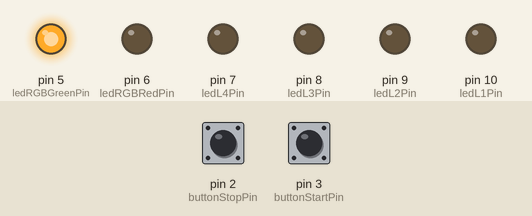
A program run on a simulated Arduino Uno, built with avr-gcc and run on an emulated ATmega328P. On the bench: output pins drawn as LEDs (lit = HIGH). Dashed ring = blinking. The inputs (shaded band) are chosen by the test bench; at power-on: pin 3 (buttonStartPin) HIGH, pin 2 (buttonStopPin) HIGH.

Above: at 1.2 s.
1.3 s: pin 3 (buttonStartPin) pulled LOW for 0.15 s
At 1.6 s:
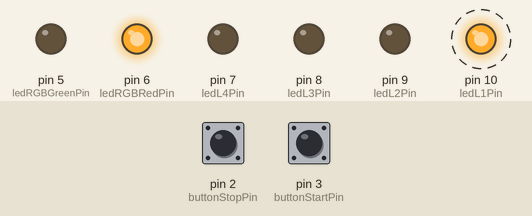
4.3 s: pin 2 (buttonStopPin) pulled LOW for 0.15 s
At 4.7 s:
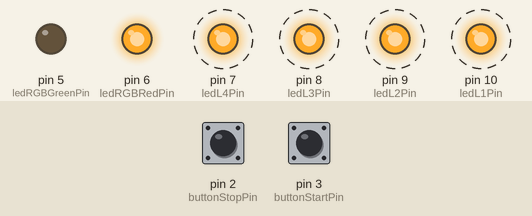
7.4 s: pin 3 (buttonStartPin) pulled LOW for 1 s
At 10.8 s:
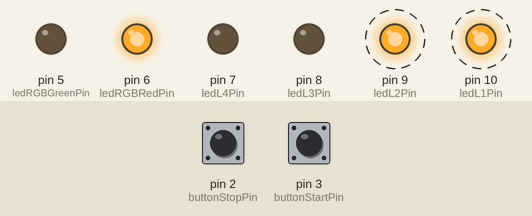
11.4 s: pin 2 (buttonStopPin) pulled LOW for 1 s
At 11.7 s:
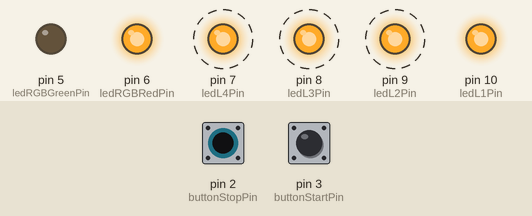
15.4 s: pin 3 (buttonStartPin) pulled LOW for 0.15 s
At 16.3 s:
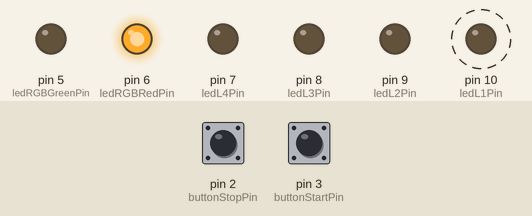
18.5 s: pin 2 (buttonStopPin) pulled LOW for 3.2 s
At 20.8 s:
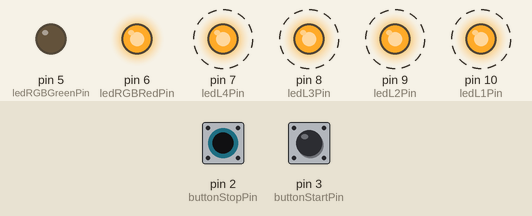
Timing chart, 0 to 23.9 s (numbered marks = the images above; inputs shaded):
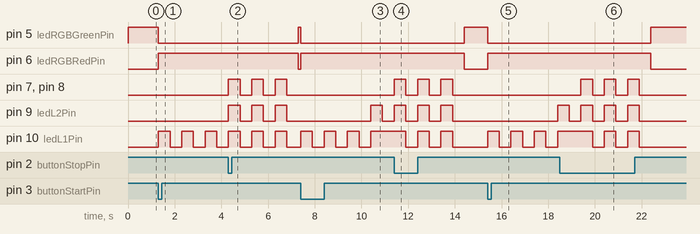

Measured:
- after the input at 1.3 s, pin 5 (ledRGBGreenPin): HIGH → LOW at once; pin 6 (ledRGBRedPin): LOW → HIGH at once; pin 10 (ledL1Pin): alternates HIGH for 0.50 s and LOW for 0.50 s, starting at once
- after the input at 4.3 s, pin 5 (ledRGBGreenPin): LOW → HIGH after 3.0 s; pin 6 (ledRGBRedPin): HIGH → LOW after 3.0 s; pin 7 (ledL4Pin): alternates HIGH for 0.50 s and LOW for 0.50 s, starting at once
- after the input at 7.4 s, pin 5 (ledRGBGreenPin): HIGH → LOW at once; pin 6 (ledRGBRedPin): LOW → HIGH at once; pin 9 (ledL2Pin): LOW → HIGH after 3.0 s, → LOW 0.50 s later; pin 10 (ledL1Pin): alternates HIGH for 0.50 s and LOW for 0.50 s, starting at once
- after the input at 11.4 s, pin 5 (ledRGBGreenPin): LOW → HIGH after 3.0 s; pin 6 (ledRGBRedPin): HIGH → LOW after 3.0 s
- after the input at 15.4 s, pin 5 (ledRGBGreenPin): HIGH → LOW at once; pin 6 (ledRGBRedPin): LOW → HIGH at once; pin 9 (ledL2Pin): LOW → HIGH after 3.0 s; pin 10 (ledL1Pin): alternates HIGH for 0.50 s and LOW for 0.50 s, starting at once
- after the input at 18.5 s, pin 5 (ledRGBGreenPin): LOW → HIGH after 3.9 s; pin 6 (ledRGBRedPin): HIGH → LOW after 3.9 s
- by itself, pin 8 (ledL3Pin): alternates HIGH for 0.50 s and LOW for 0.50 s, 6 changes in all, then stays LOW
- by itself, pin 9 (ledL2Pin): alternates HIGH for 0.50 s and LOW for 0.50 s

The program:

main.cpp
```cpp
#include <Arduino.h>

const int buttonStartPin = 3;
const int buttonStopPin = 2;

const int ledRGBGreenPin = 5;
const int ledRGBRedPin = 6;
const int ledL4Pin = 7;
const int ledL3Pin = 8;
const int ledL2Pin = 9;
const int ledL1Pin = 10;

enum State {FREE, LOADING};
State stationState = FREE;

unsigned long previousMillis = 1000;
const long interval = 3000;
int loadingStep = 0;

int buttonStartState = HIGH;
int buttonStopState = HIGH;

void allLedsOn();
void allLedsOff();
void startCharging();
void updateLoading();
void finishCharging();
void resetCharging();

void setup() {
  pinMode(buttonStartPin, INPUT_PULLUP);
  pinMode(buttonStopPin, INPUT_PULLUP);
  pinMode(ledRGBGreenPin, OUTPUT);
  pinMode(ledRGBRedPin, OUTPUT);
  pinMode(ledL4Pin, OUTPUT);
  pinMode(ledL3Pin, OUTPUT);
  pinMode(ledL2Pin, OUTPUT);
  pinMode(ledL1Pin, OUTPUT);

  digitalWrite(ledRGBGreenPin, HIGH);
  digitalWrite(ledRGBRedPin, LOW);
  allLedsOff();
}

void loop() {
  int readingStart = digitalRead(buttonStartPin);
  if (readingStart == LOW && stationState == FREE) {
    startCharging();
  }

  if (stationState != FREE) {
    int readingStop = digitalRead(buttonStopPin);
    if (readingStop == LOW) {
      resetCharging();
    }
  }

  if (stationState == LOADING) {
    unsigned long currentMillis = millis();
    if (currentMillis - previousMillis >= interval) {
      previousMillis = currentMillis;
      updateLoading();
    }
  }
}

void startCharging() {
  stationState = LOADING;
  loadingStep = 0;
  digitalWrite(ledRGBGreenPin, LOW);
  digitalWrite(ledRGBRedPin, HIGH);
  updateLoading();
}

void updateLoading() {
  if (loadingStep < 4) {
    for (int i = 0; i < 3; i++) {
      int readingStop = digitalRead(buttonStopPin);
      if (readingStop == LOW) {
        resetCharging();
        return;
      }
      digitalWrite(ledL1Pin - loadingStep, HIGH);
      delay(500);
      digitalWrite(ledL1Pin - loadingStep, LOW);
      delay(500);
    }
    digitalWrite(ledL1Pin - loadingStep, HIGH);
    loadingStep++;
  }
  if (loadingStep >= 4) {
    finishCharging();
  }
}

void finishCharging() {
  for (int i = 0; i < 3; i++) {
    allLedsOn();
    delay(500);
    allLedsOff();
    delay(500);
  }
  stationState = FREE;
  digitalWrite(ledRGBGreenPin, HIGH);
  digitalWrite(ledRGBRedPin, LOW);
}

void resetCharging() {
  finishCharging();
  allLedsOff();
  stationState = FREE;
  loadingStep = 0;
  digitalWrite(ledRGBGreenPin, HIGH);
  digitalWrite(ledRGBRedPin, LOW);
}

void allLedsOn() {
  digitalWrite(ledL1Pin, HIGH);
  digitalWrite(ledL2Pin, HIGH);
  digitalWrite(ledL3Pin, HIGH);
  digitalWrite(ledL4Pin, HIGH);
}

void allLedsOff() {
  digitalWrite(ledL1Pin, LOW);
  digitalWrite(ledL2Pin, LOW);
  digitalWrite(ledL3Pin, LOW);
  digitalWrite(ledL4Pin, LOW);
}
```
